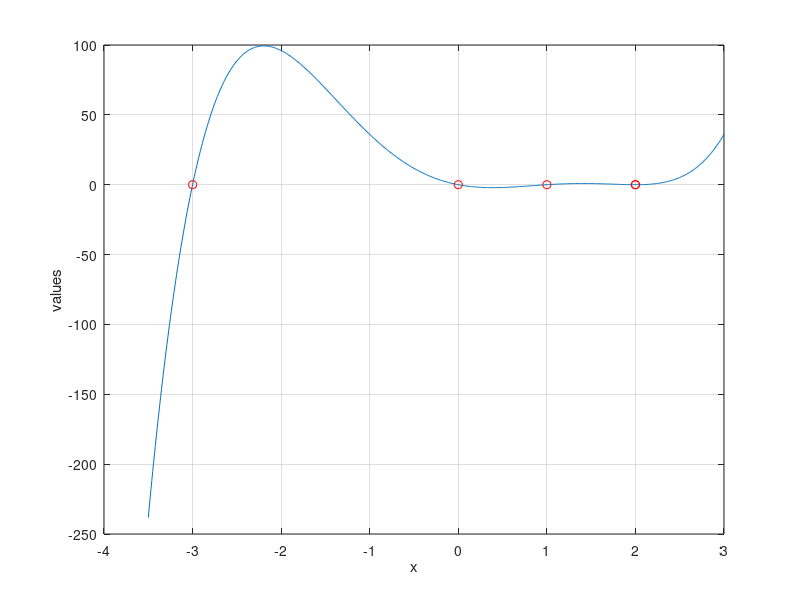
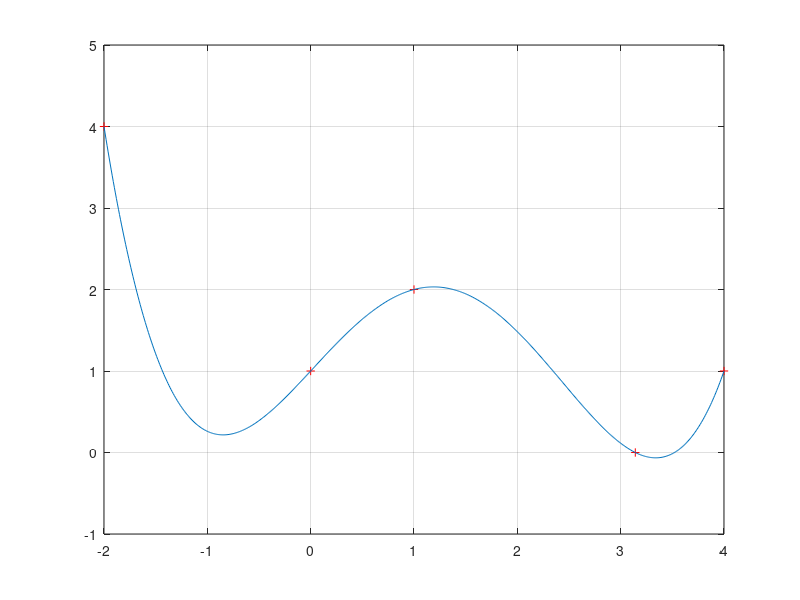

MATLAB code for these plots, in order:
% POLYPLAY  Script to show use of built-in polynomial-related
% commands ROOTS, POLYVAL, and POLYFIT.

% 1. find the roots of p(x) = x^5 - 2 x^4 - 7x^3 + 20 x^2 - 12 x
% implementation: the book hints at how ROOTS is implemented in
%                 Chapter 7 (it is *not* obvious)
c = [1 -2 -7 20 -12 0];
roots(c)

% 2. plot p(x) and its roots on the same graph
% implementation: the book explains in section 1.3 that POLYVAL
%                 is just Horner's method (you could write it
%                 yourself)
figure(1)          % create a new figure
x = -3.5:.01:3;    % a convenient interval to see features
plot(x,polyval(c,x))
hold on
plot(roots(c),zeros(1,5),'ro')  % red circles
% same: plot(roots(c),[0 0 0 0 0],'ro')
xlabel('x')
ylabel('values')
grid on
hold off

% 3. find and plot the polynomial q(x) which goes through
% the points  (-2,4), (0,1), (1,2), (pi,0), (4,1)
% implementation: the book explains in section 2.1 that POLYFIT
%                 actually sets-up and solves a linear system
%                 (and we will discuss how to solve linear
%                 systems in Chapters 2 and 3)
figure(2)
xx = [-2 0 1 pi 4];
yy = [4 1 2 0 1];
plot(xx,yy,'r+')        % plot the points as red +
c2 = polyfit(xx,yy,4);  % coefficients of degree 4 polynomial
x2 = -2:.01:4;          % x2 is only used for plotting
hold on
plot(x2,polyval(c2,x2))
hold off
grid on
